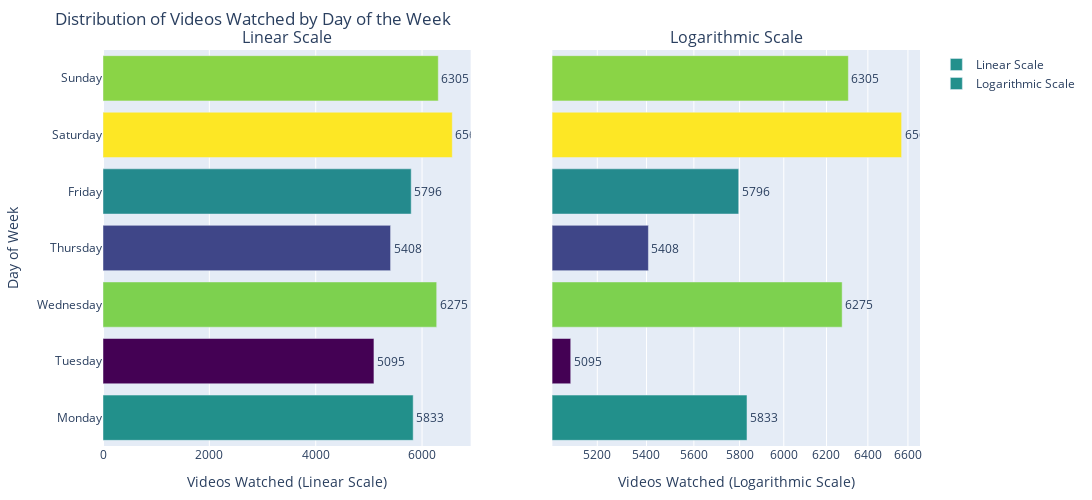

Write notebook code for a chart like this one.
### Markdown cell above
# Videos Watched by Day of the Week

Below I constructed two vertical bar charts showing the total amount of videos I have watched corresponding to the day of the week. Since the values are not too far apart from each other I have also made a log-scaled version of the graph for comparison. While the values are not too different it does show an increase in weekends and a decrease in days where my school schedule is the busiest (Thursday and Tuesday).

### Code cell
import pandas as pd
import plotly.express as px
from plotly.subplots import make_subplots
import plotly.graph_objects as go

# Load the updated CSV file
file_path = "Data/watch_data_eng.csv"
df = pd.read_csv(file_path)

# Clean and extract Day of the Week
df['Watch Date'] = pd.to_datetime(df['Watch Date'], format='%d %b %Y', errors='coerce')
df['Day of Week'] = df['Watch Date'].dt.day_name()

# Group by Day of Week and count
day_counts = df['Day of Week'].value_counts().reindex([
    'Monday', 'Tuesday', 'Wednesday', 'Thursday', 'Friday', 'Saturday', 'Sunday'
]).reset_index()
day_counts.columns = ['Day of Week', 'Videos Watched']

# Create the combined subplot figure
fig = make_subplots(
    rows=1, cols=2,
    subplot_titles=["Linear Scale", "Logarithmic Scale"],
    shared_yaxes=True  # Share the y-axis to align day names
)

# Add the first graph (linear scale)
fig.add_trace(
    go.Bar(
        x=day_counts['Videos Watched'],
        y=day_counts['Day of Week'],
        orientation='h',
        marker=dict(color=day_counts['Videos Watched'], colorscale='Viridis'),
        text=day_counts['Videos Watched'],
        textposition='outside',
        name="Linear Scale"
    ),
    row=1, col=1
)

# Add the second graph (logarithmic scale)
fig.add_trace(
    go.Bar(
        x=day_counts['Videos Watched'],
        y=day_counts['Day of Week'],
        orientation='h',
        marker=dict(color=day_counts['Videos Watched'], colorscale='Viridis'),
        text=day_counts['Videos Watched'],
        textposition='outside',
        name="Logarithmic Scale"
    ),
    row=1, col=2
)

# Update the layout for both subplots
fig.update_layout(
    title="Distribution of Videos Watched by Day of the Week",
    height=500, width=1750,
    margin=dict(l=50, r=50, t=50, b=50),
    xaxis1=dict(title="Videos Watched (Linear Scale)"),
    xaxis2=dict(title="Videos Watched (Logarithmic Scale)", type="log"),
    yaxis=dict(title="Day of Week")  # Shared y-axis
)

# Show the combined figure
fig.show()

### Figure 1 — Plotly figure (JSON) as saved in the notebook; plotly's stock layout.template omitted (floating-point values rounded to 4 significant figures)
{"data": [{"marker": {"color": [5833, 5095, 6275, 5408, 5796, 6568, 6305], "colorscale": [[0, "#440154"], [0.1111, "#482878"], [0.2222, "#3e4989"], [0.3333, "#31688e"], [0.4444, "#26828e"], [0.5556, "#1f9e89"], [0.6667, "#35b779"], [0.7778, "#6ece58"], [0.8889, "#b5de2b"], [1, "#fde725"]]}, "name": "Linear Scale", "orientation": "h", "text": [5833, 5095, 6275, 5408, 5796, 6568, 6305], "textposition": "outside", "type": "bar", "x": [5833, 5095, 6275, 5408, 5796, 6568, 6305], "xaxis": "x", "y": ["Monday", "Tuesday", "Wednesday", "Thursday", "Friday", "Saturday", "Sunday"], "yaxis": "y"}, {"marker": {"color": [5833, 5095, 6275, 5408, 5796, 6568, 6305], "colorscale": [[0, "#440154"], [0.1111, "#482878"], [0.2222, "#3e4989"], [0.3333, "#31688e"], [0.4444, "#26828e"], [0.5556, "#1f9e89"], [0.6667, "#35b779"], [0.7778, "#6ece58"], [0.8889, "#b5de2b"], [1, "#fde725"]]}, "name": "Logarithmic Scale", "orientation": "h", "text": [5833, 5095, 6275, 5408, 5796, 6568, 6305], "textposition": "outside", "type": "bar", "x": [5833, 5095, 6275, 5408, 5796, 6568, 6305], "xaxis": "x2", "y": ["Monday", "Tuesday", "Wednesday", "Thursday", "Friday", "Saturday", "Sunday"], "yaxis": "y2"}], "layout": {"annotations": [{"font": {"size": 16}, "showarrow": false, "text": "Linear Scale", "x": 0.225, "xanchor": "center", "xref": "paper", "y": 1, "yanchor": "bottom", "yref": "paper"}, {"font": {"size": 16}, "showarrow": false, "text": "Logarithmic Scale", "x": 0.775, "xanchor": "center", "xref": "paper", "y": 1, "yanchor": "bottom", "yref": "paper"}], "height": 500, "margin": {"b": 50, "l": 50, "r": 50, "t": 50}, "title": {"text": "Distribution of Videos Watched by Day of the Week"}, "width": 1750, "xaxis": {"anchor": "y", "domain": [0, 0.45], "title": {"text": "Videos Watched (Linear Scale)"}}, "xaxis2": {"anchor": "y2", "domain": [0.55, 1], "title": {"text": "Videos Watched (Logarithmic Scale)"}, "type": "log"}, "yaxis": {"anchor": "x", "domain": [0, 1], "title": {"text": "Day of Week"}}, "yaxis2": {"anchor": "x2", "domain": [0, 1], "matches": "y", "showticklabels": false}}}
